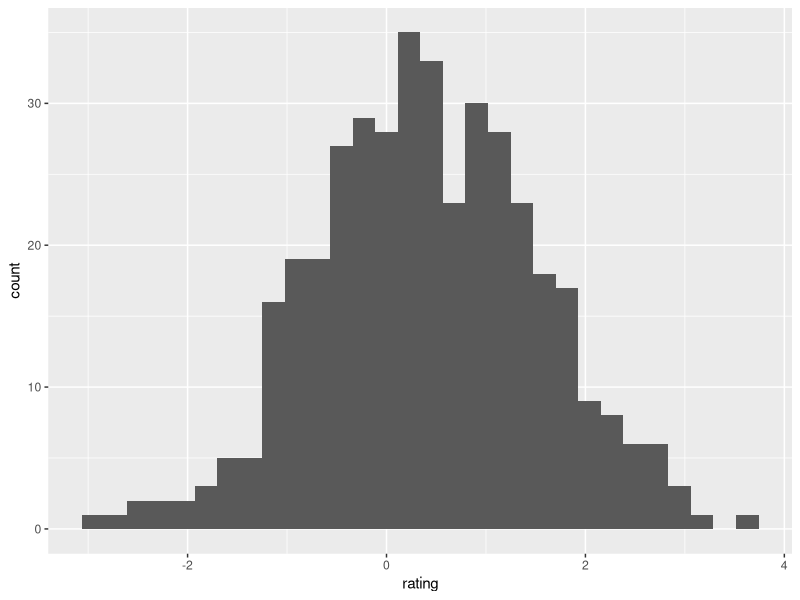
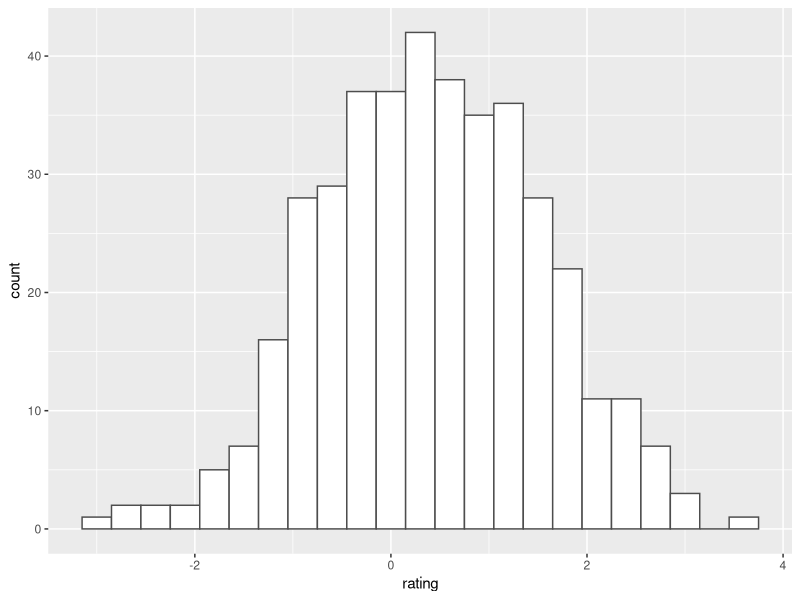
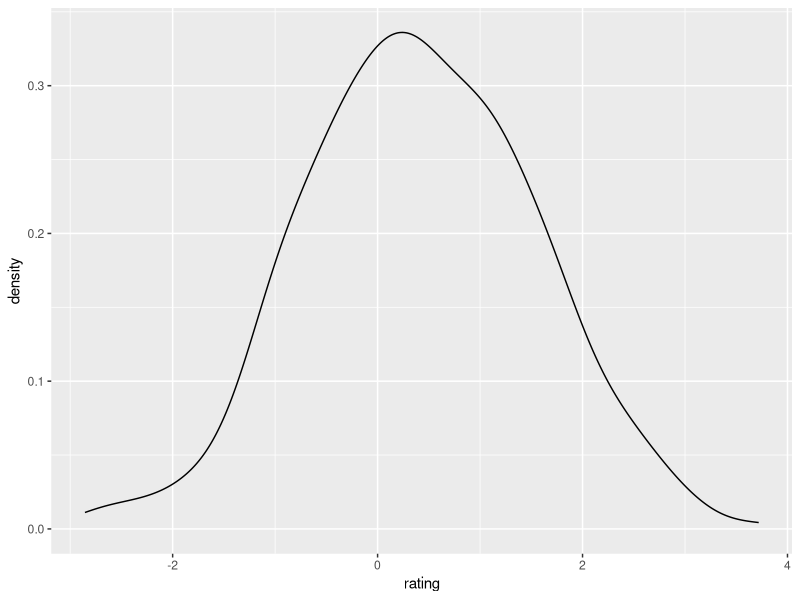
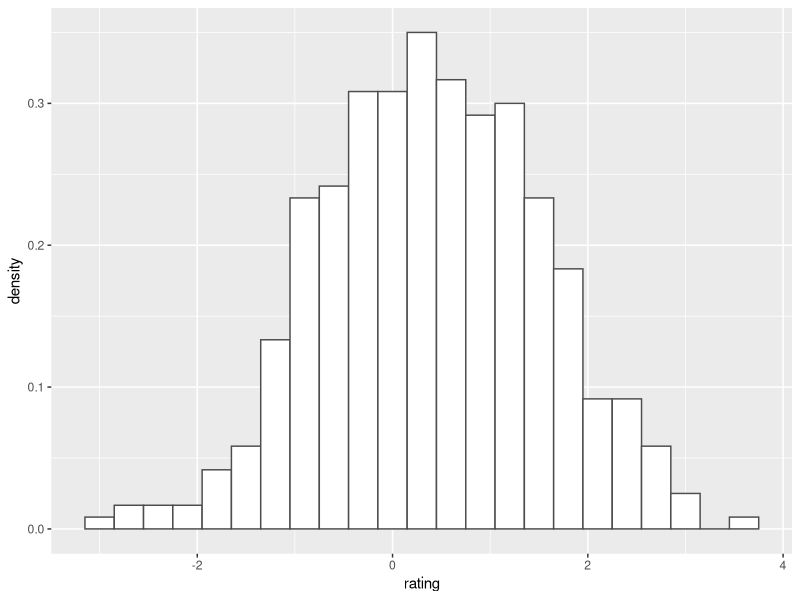
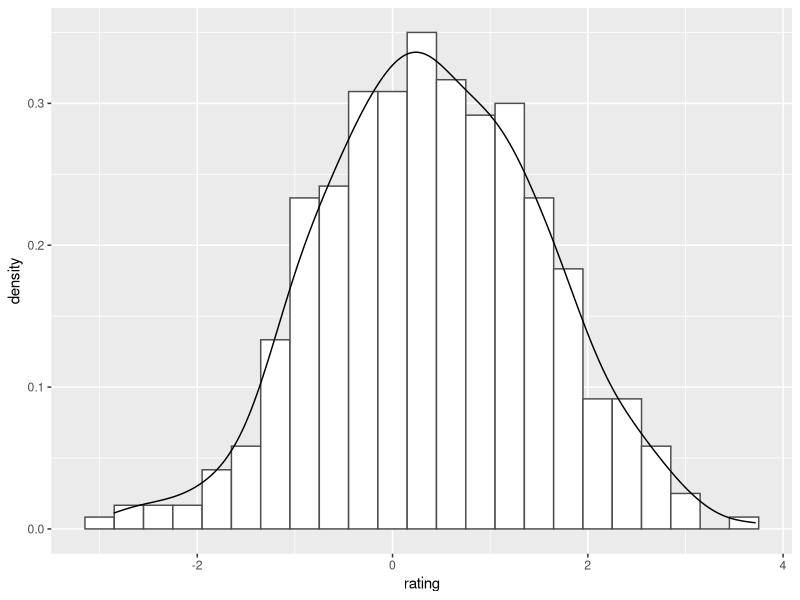
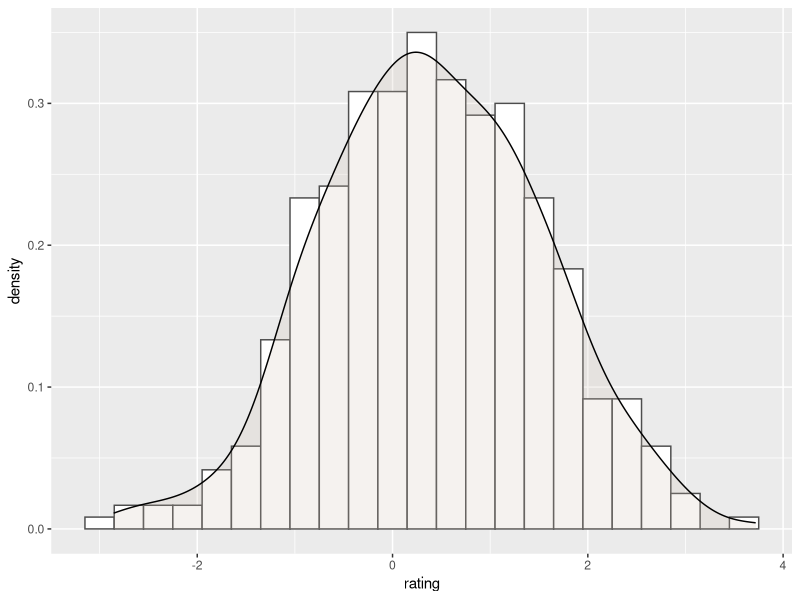
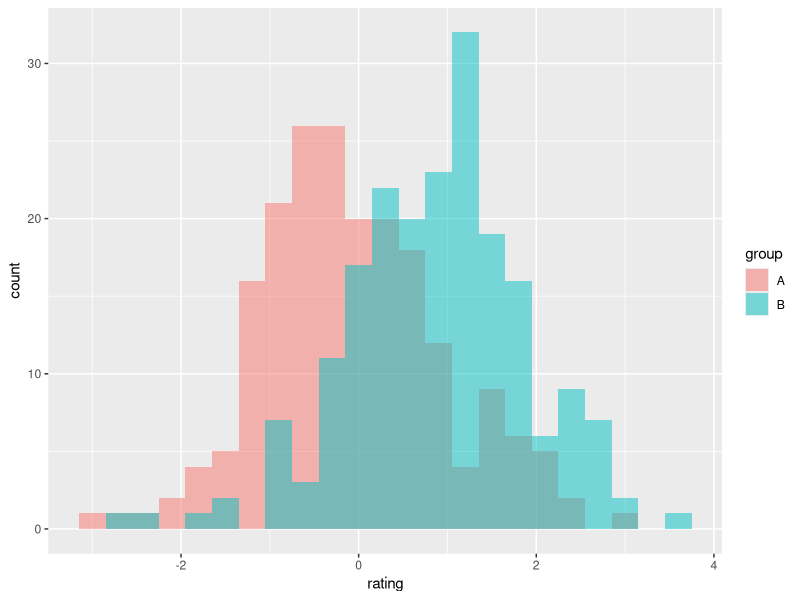
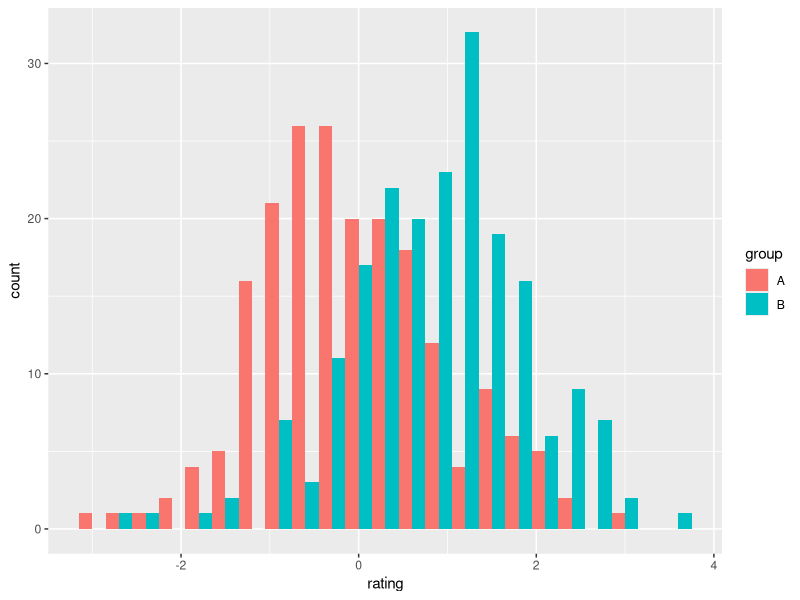

Generate these figures, in order, with R:
## ---- chunk 1
set.seed(1234)

df <- data.frame(group = factor(rep(c("A", "B"), each = 200)),
                 rating = c(rnorm(200), rnorm(200, mean = .8)))
## ---- chunk 2
library(ggplot2)
## ---- chunk 3
# default histogram
ggplot(df, aes(x = rating)) +
        geom_histogram()

# Change colors for better distinction and adjust bin width
ggplot(df, aes(x = rating)) +
        geom_histogram(binwidth = .3, color = "grey30", fill = "white")
## ---- chunk 4
# default density plot
ggplot(df, aes(x = rating)) +
        geom_density()

# get the density histogram
ggplot(df, aes(x = rating)) +
        geom_histogram(aes(y = ..density..), 
                     binwidth = .3, color = "grey30", fill = "white")

# overlay the histogram & density plot
ggplot(df, aes(x = rating)) +
        geom_histogram(aes(y = ..density..), 
                     binwidth = .3, color = "grey30", fill = "white") +
        geom_density()

# fill density overlay with transparent color
ggplot(df, aes(x = rating)) +
        geom_histogram(aes(y = ..density..), 
                     binwidth = .3, color = "grey30", fill = "white") +
        geom_density(alpha = .2, fill = "antiquewhite3")
## ---- chunk 5
# Overlaying histograms
ggplot(df, aes(x = rating, fill = group)) +
        geom_histogram(binwidth = .3, alpha = .5, position = "identity")

# Interweaving histograms
ggplot(df, aes(x = rating, fill = group)) +
        geom_histogram(binwidth = .3, position = "dodge")

# Overlaying density plots
ggplot(df, aes(x = rating, fill = group)) +
        geom_density(alpha = .5)
## ---- chunk 6
# vertical faceting
ggplot(df, aes(x = rating)) +
        geom_histogram(binwidth = .3, color = "grey30", fill = "white") +
        facet_grid(group ~ .)
## ---- chunk 7
# horizontal faceting
ggplot(df, aes(x = rating)) +
        geom_histogram(binwidth = .3, color = "grey30", fill = "white") +
        facet_grid(. ~ group)
## ---- chunk 8
# Add mean line to single histogram
ggplot(df, aes(x = rating)) +
        geom_histogram(binwidth = .3, color = "grey30", fill = "white") +
        geom_vline(aes(xintercept = mean(rating, na.rm = TRUE)),
                    color = "red", linetype = "dashed", size = 1)
## ---- chunk 9
library(dplyr)

# calculate mean for each group
df_mean <- df %>%
        group_by(group) %>%
        summarise(Avg = mean(rating, na.rm = TRUE))

# Add mean line to overlaid histograms
ggplot(df, aes(x = rating, fill = group)) +
        geom_histogram(binwidth = .3, alpha = .5, position = "identity") +
        geom_vline(data = df_mean, aes(xintercept = Avg, color = group),
                   linetype = "dashed", size = 1)
## ---- chunk 10
# Add mean line to faceted histograms
ggplot(df, aes(x = rating)) +
        geom_histogram(binwidth = .3, color = "grey30", fill = "white") +
        facet_grid(. ~ group) +
        geom_vline(data = df_mean, aes(xintercept = Avg), 
                   linetype = "dashed", size = 1, color = "red")
